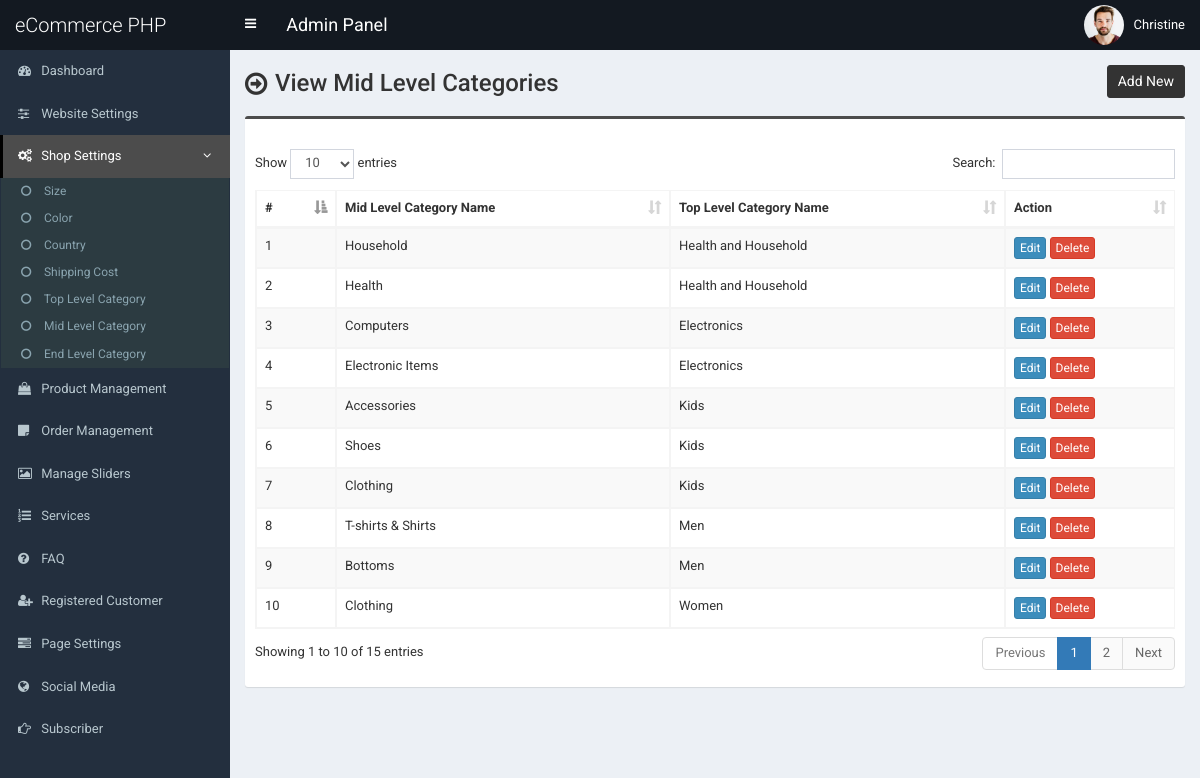
The app's page /admin/mid-category.php (signed in), older data.
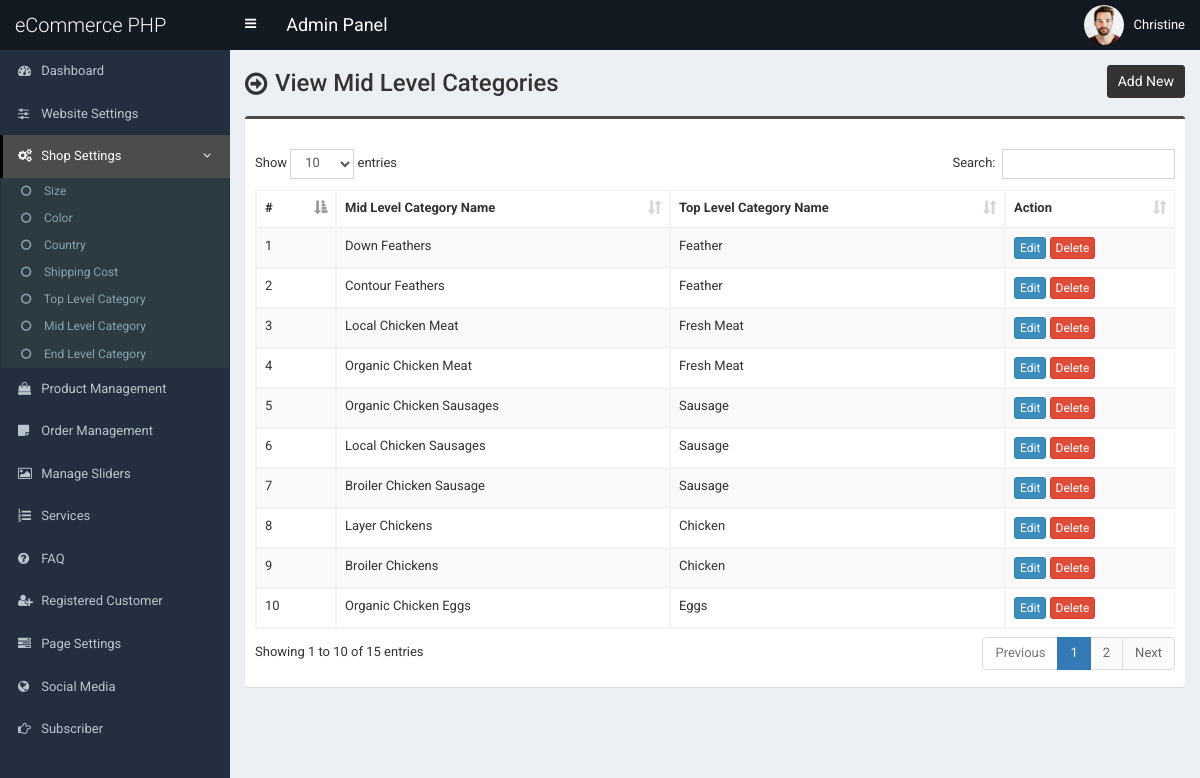
The same page, newer data.
### tables this page shows
CREATE TABLE `tbl_mid_category` (
  `mcat_id` int(11) NOT NULL,
  `mcat_name` varchar(255) NOT NULL,
  `tcat_id` int(11) NOT NULL
);

CREATE TABLE `tbl_top_category` (
  `tcat_id` int(11) NOT NULL,
  `tcat_name` varchar(255) NOT NULL,
  `show_on_menu` int(1) NOT NULL
);

### admin/mid-category.php (the view, shortened to what this page needs)
<?php require_once('header.php'); ?>
<section class="content-header">
	<div class="content-header-left">
		<h1>View Mid Level Categories</h1>
	</div>
	<div class="content-header-right">
		<a href="mid-category-add.php" class="btn btn-primary btn-sm">Add New</a>
	</div>
</section>
<section class="content">
  <div class="row">
    <div class="col-md-12">
      <div class="box box-info">
        <div class="box-body table-responsive">
          <table id="example1" class="table table-bordered table-hover table-striped">
			<thead>
			    <tr>
			        <th>#</th>
			        <th>Mid Level Category Name</th>
                    <th>Top Level Category Name</th>
			        <th>Action</th>
			    </tr>
			</thead>
            <tbody>
            	<?php
            	$i=0;
            	$statement = $pdo->prepare("SELECT *
                                    FROM tbl_mid_category t1
                                    JOIN tbl_top_category t2
                                    ON t1.tcat_id = t2.tcat_id
                                    ORDER BY t1.mcat_id DESC");
            	$statement->execute();
            	$result = $statement->fetchAll(PDO::FETCH_ASSOC);
            	foreach ($result as $row) {
            		$i++;
            		?>
					<tr>
	                    <td><?php echo $i; ?></td>
	                    <td><?php echo $row['mcat_name']; ?></td>
                        <td><?php echo $row['tcat_name']; ?></td>
	                    <td>
	                        <a href="mid-category-edit.php?id=<?php echo $row['mcat_id']; ?>" class="btn btn-primary btn-xs">Edit</a>
	                        <a href="#" class="btn btn-danger btn-xs" data-href="mid-category-delete.php?id=<?php echo $row['mcat_id']; ?>" data-toggle="modal" data-target="#confirm-delete">Delete</a>
	                    </td>
	                </tr>
            		<?php
            	}
            	?>
            </tbody>
          </table>
        </div>
      </div>
</section>
<?php require_once('footer.php'); ?>

Row changes from the older to the newer data that the page shows:
changed tbl_mid_category: mcat_name "Household" → "Down Feathers"; tcat.tcat_name "Health and Household" → "Feather"
changed tbl_mid_category: mcat_name "Health" → "Contour Feathers"; tcat.tcat_name "Health and Household" → "Feather"
changed tbl_mid_category: mcat_name "Computers" → "Local Chicken Meat"; tcat.tcat_name "Electronics" → "Fresh Meat"
changed tbl_mid_category: mcat_name "Electronic Items" → "Organic Chicken Meat"; tcat.tcat_name "Electronics" → "Fresh Meat"
changed tbl_mid_category: mcat_name "Accessories" → "Organic Chicken Sausages"; tcat.tcat_name "Kids" → "Sausage"
changed tbl_mid_category: mcat_name "Shoes" → "Local Chicken Sausages"; tcat.tcat_name "Kids" → "Sausage"
changed tbl_mid_category: mcat_name "Clothing" → "Broiler Chicken Sausage"; tcat.tcat_name "Kids" → "Sausage"
changed tbl_mid_category: mcat_name "T-shirts & Shirts" → "Layer Chickens"; tcat.tcat_name "Men" → "Chicken"
changed tbl_mid_category: mcat_name "Bottoms" → "Broiler Chickens"; tcat.tcat_name "Men" → "Chicken"
changed tbl_mid_category: mcat_name "Clothing" → "Organic Chicken Eggs"; tcat.tcat_name "Women" → "Eggs"
